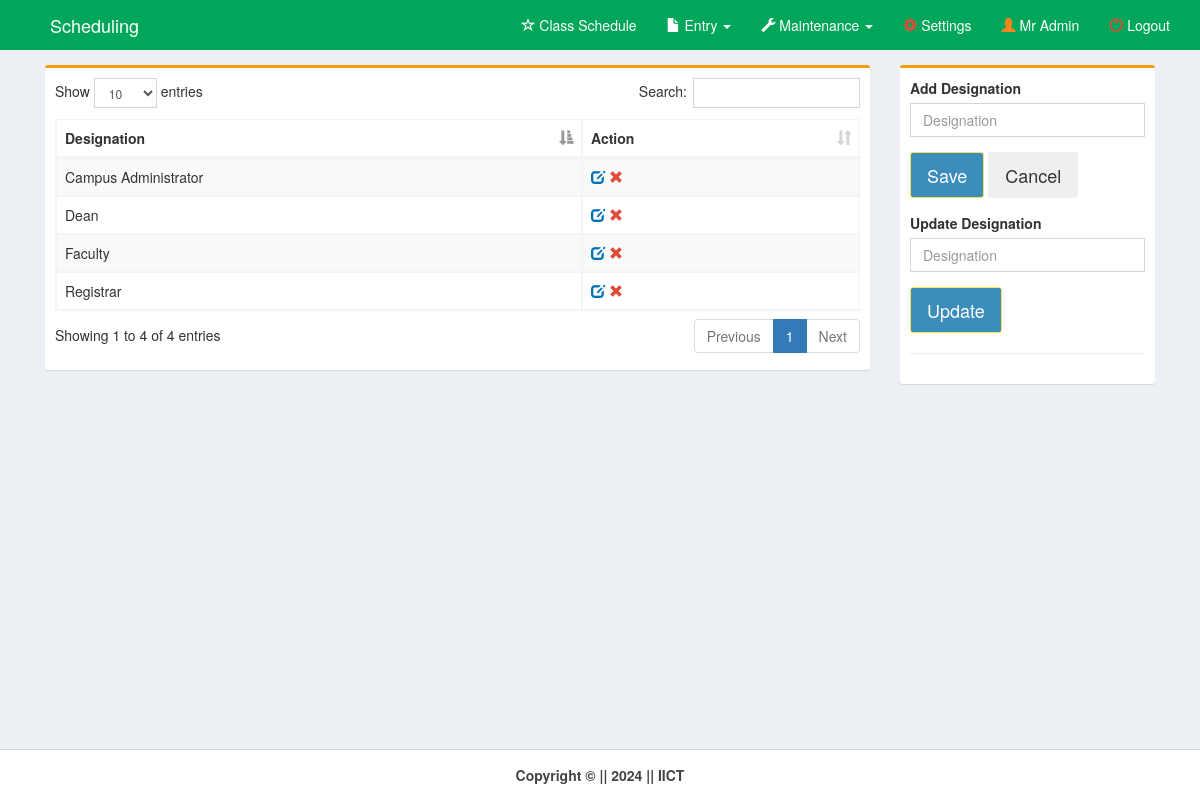
Screenshot of /pages/designation.php (signed in) with the database file from the repository.
### tables this page shows
CREATE TABLE `designation` (
  `designation_id` int(11) NOT NULL,
  `designation_name` varchar(100) NOT NULL
);

### pages/designation.php (the view, shortened to what this page needs)
<!DOCTYPE html>
<html>
<head>
    <link rel="stylesheet" href="../bootstrap/css/bootstrap.min.css">
    <link rel="stylesheet" href="../plugins/datatables/dataTables.bootstrap.css">
    <link rel="stylesheet" href="../dist/css/AdminLTE.min.css">
    <link rel="stylesheet" href="../plugins/select2/select2.min.css">
    <link rel="stylesheet" href="../dist/css/skins/_all-skins.min.css">
</head>
<body class="hold-transition skin-green layout-top-nav" onload="myFunction()">
    <div class="wrapper">
        <div class="content-wrapper">
            <div class="container">
                <section class="content">
                    <div class="row">
                        <div class="col-md-9">
                            <div class="box box-warning">
                                <div class="box-body">
                                    <div class="row">
                                        <div class="col-md-12">
                                            <table id="example1" class="table table-bordered table-striped"
                                                style="margin-right:-10px">
                                                <thead>
                                                    <tr>
                                                        <th>Designation</th>
                                                        <th>Action</th>
                                                    </tr>
                                                </thead>
                                                <?php
        include('../dist/includes/dbcon.php');
        $query=mysqli_query($con,"select * from designation order by designation_name")or die(mysqli_error($con));
          while($row=mysqli_fetch_array($query)){
            $id=$row['designation_id'];
            $designation=$row['designation_name'];
    ?>
                                                <tr>
                                                    <td><?php echo $designation;?></td>
                                                    <td><a id="click"
                                                            href="designation.php?id=<?php echo $id;?>&designation=<?php echo $designation;?>">
                                                            <i class="glyphicon glyphicon-edit text-blue"></i></a>
                                                        <a id="removeme"
                                                            href="designation_del.php?id=<?php echo $id;?>">
                                                            <i class="glyphicon glyphicon-remove text-red"></i></a>
                                                    </td>
                                                </tr>
                                                <?php }?>
                                            </table>
                                        </div>
                                        <div class="col-md-6">
                                        </div>
                                    </div>
                                </div>
                            </div>
                        </div>
                        <div class="col-md-3">
                            <div class="box box-warning">
                                <div class="box-body">
                                    <div id="form">
                                        <div class="row">
                                            <div class="col-md-12">
                                                <form method="post" action="designation_save.php">
                                                    <div class="form-group">
                                                        <label for="date">Add Designation</label><br>
                                                        <input type="text" class="form-control" name="designation"
                                                            placeholder="Designation" required>
                                                    </div>
                                            </div>
                                        </div>
                                        <div class="form-group">
                                            <button class="btn btn-lg btn-primary" id="daterange-btn" name="save"
                                                type="submit">
                                                Save
                                            </button>
                                            <button class="btn btn-lg " id="daterange-btn" type="reset">
                                                Cancel
                                            </button>
                                        </div>
                                    </div>
                                    <div id="form">
                                        <div class="row">
                                            <div class="col-md-12">
                                                <form method="post" action="designation_update.php">
                                                    <div class="form-group">
                                                        <label for="date">Update Designation</label><br>
                                                        <input type="text" class="form-control" id="class"
                                                            name="designation"
                                                            value="<?php echo $_REQUEST['designation'];?>"
                                                            placeholder="Designation" required>
                                                    </div>
                                            </div>
                                        </div>
                                        <div class="form-group">
                                            <button class="btn btn-lg btn-primary" id="daterange-btn" name="save"
                                                type="submit">
                                                Update
                                            </button>
                                        </div>
                                    </div>
                                    <hr>
                                </div>
                            </div>
                        </div>
                    </div>
                </section>
            </div>
        </div>
        <?php include('../dist/includes/footer.php');?>
    </div>
</body>
</html>

### rows the page displays
designation: designation_name "Campus Administrator"
designation: designation_name "Dean"
designation: designation_name "Faculty"
designation: designation_name "Registrar"

### other values shown
$_SESSION['name'] "Mr Admin"
